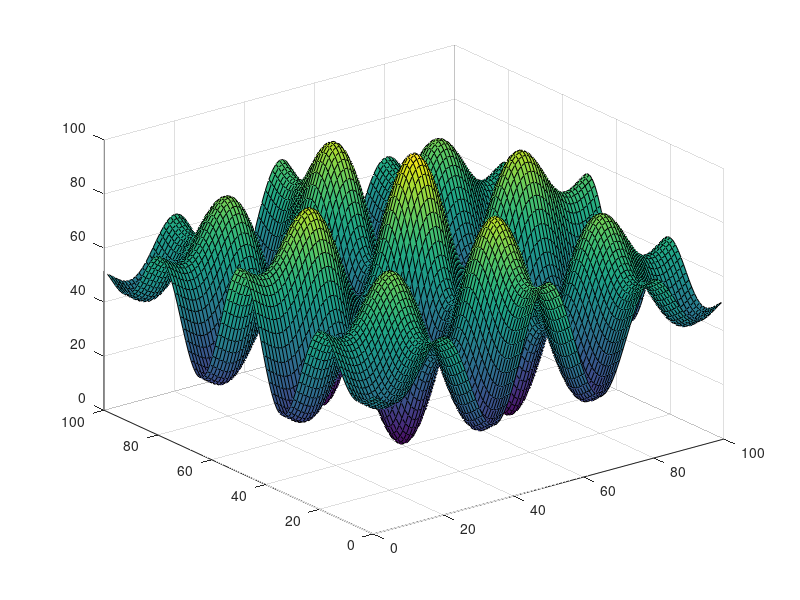

Source code (MATLAB):
% X = [1, 2, 3, 4; 1, 2, 3, 4; 1, 2, 3, 4];
% disp(size(X, 2));

%size(A) - zwraca wektor z rozmiarem kolejnych wymiarów macierzy A.
%size(A, dim) - zwraca rozmiar wymiaru dim, macierzy A. size(A, 2) zwróci ilość kolumn macierzy A.

%generowanie ciągów liczbowych
% początek:krok:koniec

% .^ potęgowanie 

%Iloczyn Hadamarda, mnożenie element-wise. kropka przed operatorem .^ , .*

%Iloczyn skalarny, mnożenie macierzowe bez kropki ^, *, 

binary_population = [1,0,1;1,1,1;0,0,1];
disp(binary_population);

powers = 2:-1:0;
disp(powers);
weights = 2 .^ powers;
disp(weights');

%mnoże macierzowo macierz binary_population 3x3 przez transponowany wektor
%z wagami 3x1

xd_matrix = binary_population * weights';
disp(xd_matrix);

%
disp(size(xd_matrix));
matrix = [1,2,3;4,5,6];
disp(matrix)
matrix = matrix'
matrix = matrix'



suma_jakosci = sum(xd_matrix);
Pi = xd_matrix ./ suma_jakosci;
disp(Pi)
%losowanie osobnika, suma skumulowana, cumulative sum

Pi_cumsum = cumsum(Pi)

%losuję liczbę rzeczywistą z rozkładu jednostajnego 

r = rand();
disp(r)
n = length(Pi);

for i = 1:n
    if r < Pi_cumsum(i)
        selectedIndividual = i;
        break;
    end
end

disp(selectedIndividual)

%Selekcja rzędów i kolumn z macierzy;

random_matrix = randi([0,10], 5, 5);
disp(random_matrix)

disp(random_matrix(5, :));

%Swap wierszy, zamiana wierszy
% PS = [1,2,3,4; 5,6,7,8; 0,0,0,0];

k = 2;
first = 1;
second = 3;

%Maskowanie 
% PS = [1,1,1,1; 2,2,2,2; 3,3,3,3];
% mask = randi([0, 1], 1, l)
% mask = ~mask
% mask_indexes = 1:l
% mask_indexes = mask .* mask_indexes
% mask_indexes = nonzeros(mask_indexes)

arr = [1,2,3,4,5];
disp(length(arr));

z = peaks(25);
surf(z);

[X,Y] = meshgrid(1:0.5:10, 1:20);
disp(X)
Z = sin(X) + cos(X)

fit_fun_2 = @(x1,x2) ((25 - (x1 - 5).^2 ) .* cos(2 .* (x1 - 5))) + ((25 - (x2 - 5).^2) .* cos(2 .* (x2 - 5))) + 50;
X1 = linspace(0,10,100)
X2 = linspace(0,10,100)'
Y = fit_fun_2(X1, X2)
surf(Y)
